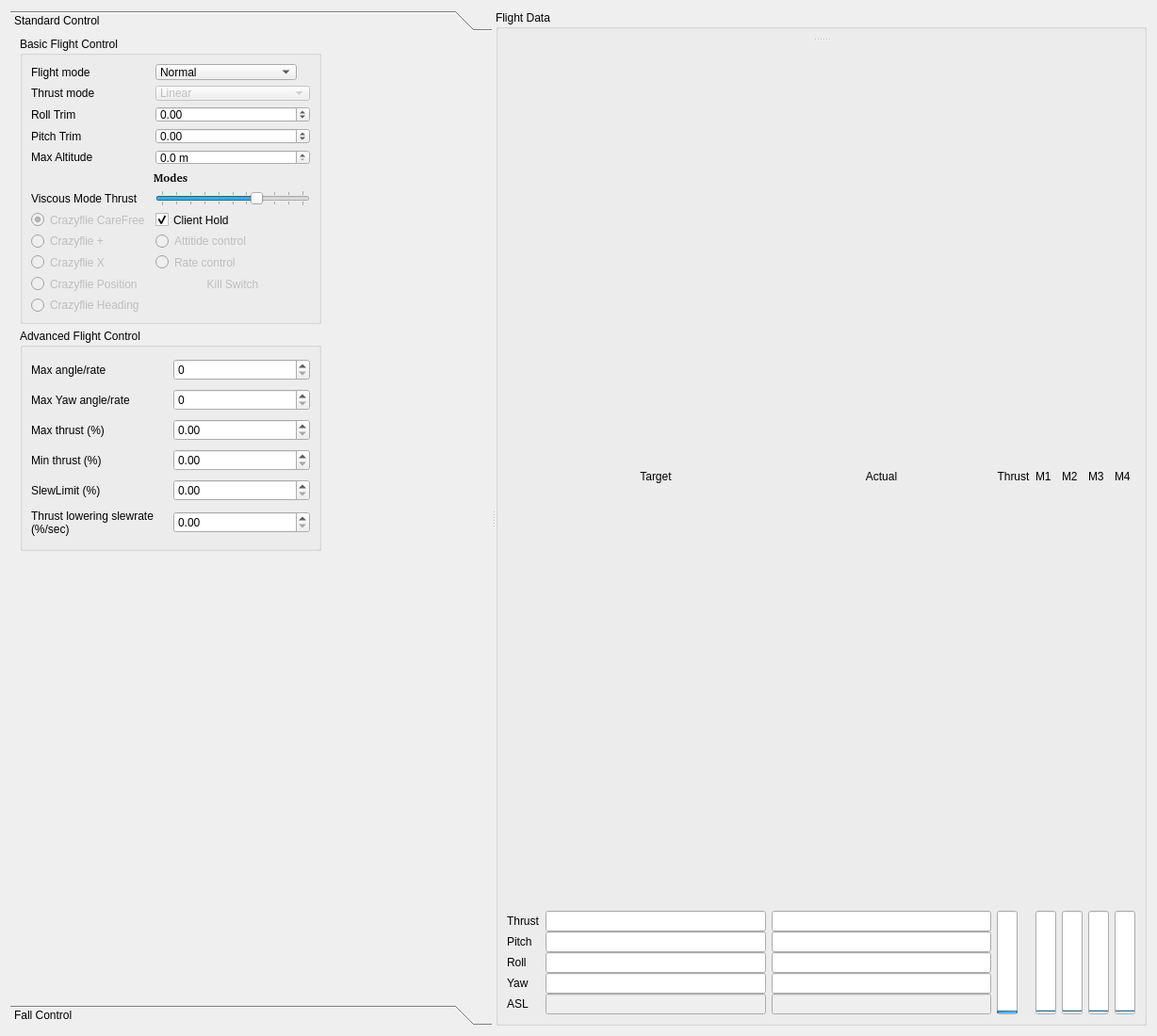
<?xml version="1.0" encoding="UTF-8"?>
<ui version="4.0">
 <class>Form</class>
 <widget class="QWidget" name="Form">
  <property name="geometry">
   <rect>
    <x>0</x>
    <y>0</y>
    <width>1228</width>
    <height>1100</height>
   </rect>
  </property>
  <property name="windowTitle">
   <string>Form</string>
  </property>
  <layout class="QHBoxLayout" name="horizontalLayout">
   <item>
    <widget class="QSplitter" name="splitter_2">
     <property name="orientation">
      <enum>Qt::Horizontal</enum>
     </property>
     <widget class="QWidget" name="layoutWidget">
      <layout class="QVBoxLayout" name="verticalLayout">
       <property name="sizeConstraint">
        <enum>QLayout::SetNoConstraint</enum>
       </property>
       <item>
        <widget class="QToolBox" name="toolBox">
         <property name="sizePolicy">
          <sizepolicy hsizetype="Minimum" vsizetype="Preferred">
           <horstretch>0</horstretch>
           <verstretch>0</verstretch>
          </sizepolicy>
         </property>
         <property name="minimumSize">
          <size>
           <width>325</width>
           <height>0</height>
          </size>
         </property>
         <property name="maximumSize">
          <size>
           <width>16777215</width>
           <height>16777215</height>
          </size>
         </property>
         <property name="currentIndex">
          <number>0</number>
         </property>
         <widget class="QWidget" name="page_3">
          <property name="geometry">
           <rect>
            <x>0</x>
            <y>0</y>
            <width>464</width>
            <height>1018</height>
           </rect>
          </property>
          <attribute name="label">
           <string>Standard Control</string>
          </attribute>
          <widget class="QGroupBox" name="groupBox_2">
           <property name="geometry">
            <rect>
             <x>10</x>
             <y>0</y>
             <width>320</width>
             <height>305</height>
            </rect>
           </property>
           <property name="sizePolicy">
            <sizepolicy hsizetype="Fixed" vsizetype="Minimum">
             <horstretch>0</horstretch>
             <verstretch>0</verstretch>
            </sizepolicy>
           </property>
           <property name="minimumSize">
            <size>
             <width>320</width>
             <height>0</height>
            </size>
           </property>
           <property name="maximumSize">
            <size>
             <width>320</width>
             <height>16777215</height>
            </size>
           </property>
           <property name="title">
            <string>Basic Flight Control</string>
           </property>
           <layout class="QHBoxLayout" name="horizontalLayout_3">
            <item>
             <layout class="QGridLayout" name="gridLayout_3">
              <item row="6" column="0" colspan="2">
               <widget class="QLabel" name="label_8">
                <property name="font">
                 <font>
                  <family>Droid Sans [unknown]</family>
                  <weight>75</weight>
                  <bold>true</bold>
                 </font>
                </property>
                <property name="text">
                 <string>Modes</string>
                </property>
                <property name="alignment">
                 <set>Qt::AlignCenter</set>
                </property>
               </widget>
              </item>
              <item row="1" column="1">
               <widget class="QComboBox" name="flightModeCombo">
                <property name="minimumSize">
                 <size>
                  <width>150</width>
                  <height>0</height>
                 </size>
                </property>
                <property name="maximumSize">
                 <size>
                  <width>150</width>
                  <height>16777215</height>
                 </size>
                </property>
                <property name="toolTip">
                 <string>&lt;html&gt;&lt;head/&gt;&lt;body&gt;&lt;p&gt;Select what flightmode to use:&lt;/p&gt;&lt;p&gt; * Safe prevents crashing&lt;/p&gt;&lt;p&gt; * Crazy does not prevent crashing :)&lt;/p&gt;&lt;/body&gt;&lt;/html&gt;</string>
                </property>
                <property name="editable">
                 <bool>false</bool>
                </property>
                <property name="currentIndex">
                 <number>0</number>
                </property>
                <item>
                 <property name="text">
                  <string>Normal</string>
                 </property>
                </item>
                <item>
                 <property name="text">
                  <string>Advanced</string>
                 </property>
                </item>
               </widget>
              </item>
              <item row="0" column="1">
               <spacer name="verticalSpacer_3">
                <property name="orientation">
                 <enum>Qt::Vertical</enum>
                </property>
                <property name="sizeType">
                 <enum>QSizePolicy::Maximum</enum>
                </property>
                <property name="sizeHint" stdset="0">
                 <size>
                  <width>0</width>
                  <height>0</height>
                 </size>
                </property>
               </spacer>
              </item>
              <item row="2" column="0">
               <widget class="QLabel" name="label_5">
                <property name="text">
                 <string>Thrust mode</string>
                </property>
               </widget>
              </item>
              <item row="2" column="1">
               <widget class="QComboBox" name="thrustModeCombo">
                <property name="enabled">
                 <bool>false</bool>
                </property>
                <item>
                 <property name="text">
                  <string>Linear</string>
                 </property>
                </item>
                <item>
                 <property name="text">
                  <string>Quadratic</string>
                 </property>
                </item>
               </widget>
              </item>
              <item row="3" column="0">
               <widget class="QLabel" name="label_2">
                <property name="text">
                 <string>Roll Trim</string>
                </property>
               </widget>
              </item>
              <item row="3" column="1">
               <widget class="QDoubleSpinBox" name="targetCalRoll">
                <property name="minimum">
                 <double>-20.000000000000000</double>
                </property>
                <property name="maximum">
                 <double>20.000000000000000</double>
                </property>
                <property name="singleStep">
                 <double>0.010000000000000</double>
                </property>
               </widget>
              </item>
              <item row="4" column="1">
               <widget class="QDoubleSpinBox" name="targetCalPitch">
                <property name="minimum">
                 <double>-20.000000000000000</double>
                </property>
                <property name="maximum">
                 <double>20.000000000000000</double>
                </property>
                <property name="singleStep">
                 <double>0.200000000000000</double>
                </property>
               </widget>
              </item>
              <item row="4" column="0">
               <widget class="QLabel" name="label_3">
                <property name="text">
                 <string>Pitch Trim</string>
                </property>
               </widget>
              </item>
              <item row="1" column="0">
               <widget class="QLabel" name="label_4">
                <property name="minimumSize">
                 <size>
                  <width>100</width>
                  <height>0</height>
                 </size>
                </property>
                <property name="text">
                 <string>Flight mode</string>
                </property>
               </widget>
              </item>
              <item row="9" column="0">
               <widget class="QRadioButton" name="clientCareFreeModeRadio">
                <property name="enabled">
                 <bool>false</bool>
                </property>
                <property name="text">
                 <string>Crazyflie CareFree</string>
                </property>
                <property name="checked">
                 <bool>true</bool>
                </property>
                <attribute name="buttonGroup">
                 <string notr="true">buttonGroup</string>
                </attribute>
               </widget>
              </item>
              <item row="12" column="0">
               <widget class="QRadioButton" name="clientPositionModeRadio">
                <property name="enabled">
                 <bool>false</bool>
                </property>
                <property name="text">
                 <string>Crazyflie Position</string>
                </property>
                <attribute name="buttonGroup">
                 <string notr="true">buttonGroup</string>
                </attribute>
               </widget>
              </item>
              <item row="10" column="0">
               <widget class="QRadioButton" name="clientNormalModeRadio">
                <property name="enabled">
                 <bool>false</bool>
                </property>
                <property name="text">
                 <string>Crazyflie +</string>
                </property>
                <attribute name="buttonGroup">
                 <string notr="true">buttonGroup</string>
                </attribute>
               </widget>
              </item>
              <item row="11" column="0">
               <widget class="QRadioButton" name="clientXModeRadio">
                <property name="enabled">
                 <bool>false</bool>
                </property>
                <property name="text">
                 <string>Crazyflie X</string>
                </property>
                <attribute name="buttonGroup">
                 <string notr="true">buttonGroup</string>
                </attribute>
               </widget>
              </item>
              <item row="11" column="1">
               <widget class="QRadioButton" name="ratePidRadioButton">
                <property name="enabled">
                 <bool>false</bool>
                </property>
                <property name="text">
                 <string>Rate control</string>
                </property>
               </widget>
              </item>
              <item row="9" column="1">
               <widget class="QCheckBox" name="clientHoldModeCheckbox">
                <property name="text">
                 <string>Client Hold</string>
                </property>
                <property name="checked">
                 <bool>true</bool>
                </property>
               </widget>
              </item>
              <item row="12" column="1">
               <widget class="QLabel" name="emergency_stop_label">
                <property name="enabled">
                 <bool>false</bool>
                </property>
                <property name="layoutDirection">
                 <enum>Qt::LeftToRight</enum>
                </property>
                <property name="text">
                 <string>Kill Switch</string>
                </property>
                <property name="alignment">
                 <set>Qt::AlignCenter</set>
                </property>
               </widget>
              </item>
              <item row="10" column="1">
               <widget class="QRadioButton" name="angularPidRadioButton">
                <property name="enabled">
                 <bool>false</bool>
                </property>
                <property name="text">
                 <string>Attitide control</string>
                </property>
                <property name="checked">
                 <bool>false</bool>
                </property>
               </widget>
              </item>
              <item row="5" column="0">
               <widget class="QLabel" name="maxAltitudeLabel">
                <property name="text">
                 <string>Max Altitude</string>
                </property>
               </widget>
              </item>
              <item row="5" column="1">
               <widget class="QDoubleSpinBox" name="maxAltitude">
                <property name="suffix">
                 <string> m</string>
                </property>
                <property name="decimals">
                 <number>1</number>
                </property>
                <property name="maximum">
                 <double>12.000000000000000</double>
                </property>
                <property name="singleStep">
                 <double>0.500000000000000</double>
                </property>
               </widget>
              </item>
              <item row="13" column="0">
               <widget class="QRadioButton" name="clientHeadingModeRadio">
                <property name="enabled">
                 <bool>false</bool>
                </property>
                <property name="text">
                 <string>Crazyflie Heading</string>
                </property>
                <attribute name="buttonGroup">
                 <string notr="true">buttonGroup</string>
                </attribute>
               </widget>
              </item>
              <item row="7" column="0">
               <widget class="QLabel" name="label_10">
                <property name="text">
                 <string>Viscous Mode Thrust</string>
                </property>
               </widget>
              </item>
              <item row="7" column="1">
               <widget class="QSlider" name="viscousModeSlider">
                <property name="toolTip">
                 <string/>
                </property>
                <property name="maximum">
                 <number>100</number>
                </property>
                <property name="sliderPosition">
                 <number>67</number>
                </property>
                <property name="orientation">
                 <enum>Qt::Horizontal</enum>
                </property>
                <property name="tickPosition">
                 <enum>QSlider::TicksBothSides</enum>
                </property>
               </widget>
              </item>
             </layout>
            </item>
           </layout>
          </widget>
          <widget class="QGroupBox" name="groupBox_3">
           <property name="geometry">
            <rect>
             <x>10</x>
             <y>310</y>
             <width>320</width>
             <height>236</height>
            </rect>
           </property>
           <property name="sizePolicy">
            <sizepolicy hsizetype="Fixed" vsizetype="Minimum">
             <horstretch>0</horstretch>
             <verstretch>0</verstretch>
            </sizepolicy>
           </property>
           <property name="minimumSize">
            <size>
             <width>320</width>
             <height>0</height>
            </size>
           </property>
           <property name="maximumSize">
            <size>
             <width>320</width>
             <height>16777215</height>
            </size>
           </property>
           <property name="title">
            <string>Advanced Flight Control</string>
           </property>
           <layout class="QHBoxLayout" name="horizontalLayout_4">
            <item>
             <layout class="QGridLayout" name="gridLayout_4">
              <item row="2" column="0">
               <widget class="QLabel" name="label_9">
                <property name="text">
                 <string>Max thrust (%)</string>
                </property>
               </widget>
              </item>
              <item row="0" column="0">
               <widget class="QLabel" name="label_7">
                <property name="layoutDirection">
                 <enum>Qt::LeftToRight</enum>
                </property>
                <property name="text">
                 <string>Max angle/rate</string>
                </property>
               </widget>
              </item>
              <item row="3" column="0">
               <widget class="QLabel" name="label">
                <property name="text">
                 <string>Min thrust (%)</string>
                </property>
               </widget>
              </item>
              <item row="5" column="0">
               <widget class="QLabel" name="label_26">
                <property name="text">
                 <string>Thrust lowering slewrate (%/sec)</string>
                </property>
                <property name="wordWrap">
                 <bool>true</bool>
                </property>
               </widget>
              </item>
              <item row="4" column="0">
               <widget class="QLabel" name="label_31">
                <property name="text">
                 <string>SlewLimit (%)</string>
                </property>
               </widget>
              </item>
              <item row="1" column="0">
               <widget class="QLabel" name="label_32">
                <property name="text">
                 <string>Max Yaw angle/rate</string>
                </property>
               </widget>
              </item>
              <item row="2" column="1">
               <widget class="QDoubleSpinBox" name="maxThrust"/>
              </item>
              <item row="3" column="1">
               <widget class="QDoubleSpinBox" name="minThrust"/>
              </item>
              <item row="4" column="1">
               <widget class="QDoubleSpinBox" name="slewEnableLimit"/>
              </item>
              <item row="5" column="1">
               <widget class="QDoubleSpinBox" name="thrustLoweringSlewRateLimit"/>
              </item>
              <item row="1" column="1">
               <widget class="QSpinBox" name="maxYawRate">
                <property name="minimum">
                 <number>0</number>
                </property>
                <property name="maximum">
                 <number>500</number>
                </property>
                <property name="value">
                 <number>0</number>
                </property>
               </widget>
              </item>
              <item row="0" column="1">
               <widget class="QSpinBox" name="maxAngle">
                <property name="minimum">
                 <number>0</number>
                </property>
                <property name="maximum">
                 <number>500</number>
                </property>
                <property name="value">
                 <number>0</number>
                </property>
               </widget>
              </item>
             </layout>
            </item>
           </layout>
          </widget>
         </widget>
         <widget class="QWidget" name="page_4">
          <property name="geometry">
           <rect>
            <x>0</x>
            <y>0</y>
            <width>464</width>
            <height>1018</height>
           </rect>
          </property>
          <attribute name="label">
           <string>Fall Control</string>
          </attribute>
          <widget class="QGroupBox" name="groupBox_4">
           <property name="geometry">
            <rect>
             <x>0</x>
             <y>10</y>
             <width>460</width>
             <height>281</height>
            </rect>
           </property>
           <property name="title">
            <string>Free Fall Detection and Recovery</string>
           </property>
           <widget class="QWidget" name="layoutWidget_2">
            <property name="geometry">
             <rect>
              <x>10</x>
              <y>20</y>
              <width>291</width>
              <height>261</height>
             </rect>
            </property>
            <layout class="QGridLayout" name="gridLayout_6">
             <property name="sizeConstraint">
              <enum>QLayout::SetMinimumSize</enum>
             </property>
             <property name="rightMargin">
              <number>0</number>
             </property>
             <property name="spacing">
              <number>0</number>
             </property>
             <item row="3" column="0">
              <widget class="QPushButton" name="pushButton_plot">
               <property name="sizePolicy">
                <sizepolicy hsizetype="Fixed" vsizetype="Fixed">
                 <horstretch>0</horstretch>
                 <verstretch>0</verstretch>
                </sizepolicy>
               </property>
               <property name="text">
                <string>Plot</string>
               </property>
              </widget>
             </item>
             <item row="0" column="0">
              <widget class="QCheckBox" name="checkBox_ffd">
               <property name="sizePolicy">
                <sizepolicy hsizetype="Fixed" vsizetype="Fixed">
                 <horstretch>0</horstretch>
                 <verstretch>0</verstretch>
                </sizepolicy>
               </property>
               <property name="text">
                <string>Fall detection</string>
               </property>
               <property name="checked">
                <bool>true</bool>
               </property>
              </widget>
             </item>
             <item row="0" column="1">
              <widget class="QCheckBox" name="checkBox_crash">
               <property name="sizePolicy">
                <sizepolicy hsizetype="Fixed" vsizetype="Fixed">
                 <horstretch>0</horstretch>
                 <verstretch>0</verstretch>
                </sizepolicy>
               </property>
               <property name="text">
                <string>Land Detection</string>
               </property>
               <property name="checked">
                <bool>true</bool>
               </property>
              </widget>
             </item>
             <item row="5" column="1">
              <widget class="QDoubleSpinBox" name="doubleSpinBox_ff_falloff">
               <property name="sizePolicy">
                <sizepolicy hsizetype="Fixed" vsizetype="Fixed">
                 <horstretch>0</horstretch>
                 <verstretch>0</verstretch>
                </sizepolicy>
               </property>
               <property name="minimum">
                <double>0.010000000000000</double>
               </property>
               <property name="maximum">
                <double>10.000000000000000</double>
               </property>
               <property name="value">
                <double>1.000000000000000</double>
               </property>
              </widget>
             </item>
             <item row="4" column="1">
              <widget class="QDoubleSpinBox" name="doubleSpinBox_ff_time">
               <property name="sizePolicy">
                <sizepolicy hsizetype="Fixed" vsizetype="Fixed">
                 <horstretch>0</horstretch>
                 <verstretch>0</verstretch>
                </sizepolicy>
               </property>
               <property name="suffix">
                <string> s</string>
               </property>
               <property name="minimum">
                <double>0.000000000000000</double>
               </property>
               <property name="maximum">
                <double>10.000000000000000</double>
               </property>
               <property name="singleStep">
                <double>0.100000000000000</double>
               </property>
               <property name="value">
                <double>1.000000000000000</double>
               </property>
              </widget>
             </item>
             <item row="7" column="0">
              <widget class="QLabel" name="label_ff1">
               <property name="sizePolicy">
                <sizepolicy hsizetype="Fixed" vsizetype="Fixed">
                 <horstretch>0</horstretch>
                 <verstretch>0</verstretch>
                </sizepolicy>
               </property>
               <property name="text">
                <string>Min Thrust</string>
               </property>
              </widget>
             </item>
             <item row="7" column="1">
              <widget class="QDoubleSpinBox" name="doubleSpinBox_ff_min">
               <property name="sizePolicy">
                <sizepolicy hsizetype="Fixed" vsizetype="Fixed">
                 <horstretch>0</horstretch>
                 <verstretch>0</verstretch>
                </sizepolicy>
               </property>
               <property name="suffix">
                <string>%</string>
               </property>
               <property name="singleStep">
                <double>1.000000000000000</double>
               </property>
               <property name="value">
                <double>50.000000000000000</double>
               </property>
              </widget>
             </item>
             <item row="2" column="0">
              <widget class="QPushButton" name="pushButton_ff">
               <property name="sizePolicy">
                <sizepolicy hsizetype="Fixed" vsizetype="Fixed">
                 <horstretch>0</horstretch>
                 <verstretch>0</verstretch>
                </sizepolicy>
               </property>
               <property name="minimumSize">
                <size>
                 <width>0</width>
                 <height>0</height>
                </size>
               </property>
               <property name="text">
                <string>FreeFall</string>
               </property>
              </widget>
             </item>
             <item row="4" column="0">
              <widget class="QLabel" name="label_ff2">
               <property name="sizePolicy">
                <sizepolicy hsizetype="Fixed" vsizetype="Fixed">
                 <horstretch>0</horstretch>
                 <verstretch>0</verstretch>
                </sizepolicy>
               </property>
               <property name="text">
                <string>Time</string>
               </property>
              </widget>
             </item>
             <item row="1" column="1">
              <widget class="QCheckBox" name="checkBox_ffr">
               <property name="sizePolicy">
                <sizepolicy hsizetype="Fixed" vsizetype="Fixed">
                 <horstretch>0</horstretch>
                 <verstretch>0</verstretch>
                </sizepolicy>
               </property>
               <property name="text">
                <string>Recovery</string>
               </property>
               <property name="checked">
                <bool>true</bool>
               </property>
              </widget>
             </item>
             <item row="1" column="0">
              <widget class="QCheckBox" name="checkBox_debug">
               <property name="sizePolicy">
                <sizepolicy hsizetype="Fixed" vsizetype="Fixed">
                 <horstretch>0</horstretch>
                 <verstretch>0</verstretch>
                </sizepolicy>
               </property>
               <property name="text">
                <string>Settings &amp; Debug</string>
               </property>
               <property name="checked">
                <bool>true</bool>
               </property>
              </widget>
             </item>
             <item row="2" column="1">
              <widget class="QPushButton" name="pushButton_crash">
               <property name="sizePolicy">
                <sizepolicy hsizetype="Fixed" vsizetype="Fixed">
                 <horstretch>0</horstretch>
                 <verstretch>0</verstretch>
                </sizepolicy>
               </property>
               <property name="minimumSize">
                <size>
                 <width>0</width>
                 <height>0</height>
                </size>
               </property>
               <property name="text">
                <string>FakeCrash</string>
               </property>
              </widget>
             </item>
             <item row="5" column="0">
              <widget class="QLabel" name="label_ff4">
               <property name="sizePolicy">
                <sizepolicy hsizetype="Fixed" vsizetype="Fixed">
                 <horstretch>0</horstretch>
                 <verstretch>0</verstretch>
                </sizepolicy>
               </property>
               <property name="text">
                <string>Falloff</string>
               </property>
              </widget>
             </item>
             <item row="8" column="0">
              <widget class="QLabel" name="label_ff3">
               <property name="sizePolicy">
                <sizepolicy hsizetype="Fixed" vsizetype="Fixed">
                 <horstretch>0</horstretch>
                 <verstretch>0</verstretch>
                </sizepolicy>
               </property>
               <property name="text">
                <string>Max Thrust</string>
               </property>
              </widget>
             </item>
             <item row="8" column="1">
              <widget class="QDoubleSpinBox" name="doubleSpinBox_ff_max">
               <property name="sizePolicy">
                <sizepolicy hsizetype="Fixed" vsizetype="Fixed">
                 <horstretch>0</horstretch>
                 <verstretch>0</verstretch>
                </sizepolicy>
               </property>
               <property name="suffix">
                <string>%</string>
               </property>
               <property name="singleStep">
                <double>1.000000000000000</double>
               </property>
               <property name="value">
                <double>80.000000000000000</double>
               </property>
              </widget>
             </item>
             <item row="3" column="1">
              <widget class="QCheckBox" name="checkBox_ffbaro">
               <property name="enabled">
                <bool>false</bool>
               </property>
               <property name="sizePolicy">
                <sizepolicy hsizetype="Fixed" vsizetype="Fixed">
                 <horstretch>0</horstretch>
                 <verstretch>0</verstretch>
                </sizepolicy>
               </property>
               <property name="text">
                <string>Barometer</string>
               </property>
              </widget>
             </item>
            </layout>
           </widget>
          </widget>
         </widget>
        </widget>
       </item>
      </layout>
     </widget>
     <widget class="QWidget" name="layoutWidget">
      <layout class="QHBoxLayout" name="horizontalLayout_2">
       <property name="sizeConstraint">
        <enum>QLayout::SetDefaultConstraint</enum>
       </property>
       <item>
        <widget class="QGroupBox" name="groupBox">
         <property name="sizePolicy">
          <sizepolicy hsizetype="Preferred" vsizetype="Preferred">
           <horstretch>2</horstretch>
           <verstretch>0</verstretch>
          </sizepolicy>
         </property>
         <property name="title">
          <string>Flight Data</string>
         </property>
         <layout class="QGridLayout" name="gridLayout">
          <item row="0" column="0">
           <widget class="QSplitter" name="splitter">
            <property name="orientation">
             <enum>Qt::Vertical</enum>
            </property>
            <widget class="QWidget" name="layoutWidget">
             <layout class="QVBoxLayout" name="verticalLayout_4">
              <item>
               <layout class="QHBoxLayout" name="horizontalLayout_5"/>
              </item>
             </layout>
            </widget>
            <widget class="QWidget" name="layoutWidget">
             <layout class="QGridLayout" name="gridLayout_5" rowstretch="0,3,3,3,3,3" rowminimumheight="1,1,1,1,1,1">
              <property name="sizeConstraint">
               <enum>QLayout::SetMinimumSize</enum>
              </property>
              <property name="horizontalSpacing">
               <number>6</number>
              </property>
              <property name="verticalSpacing">
               <number>0</number>
              </property>
              <item row="5" column="0">
               <widget class="QLabel" name="label_17">
                <property name="text">
                 <string>ASL</string>
                </property>
               </widget>
              </item>
              <item row="2" column="4">
               <widget class="QLineEdit" name="actualPitch"/>
              </item>
              <item row="1" column="8" rowspan="5">
               <widget class="QProgressBar" name="actualM1">
                <property name="maximum">
                 <number>65535</number>
                </property>
                <property name="value">
                 <number>0</number>
                </property>
                <property name="orientation">
                 <enum>Qt::Vertical</enum>
                </property>
               </widget>
              </item>
              <item row="1" column="10" rowspan="5">
               <widget class="QProgressBar" name="actualM3">
                <property name="maximum">
                 <number>65535</number>
                </property>
                <property name="value">
                 <number>0</number>
                </property>
                <property name="orientation">
                 <enum>Qt::Vertical</enum>
                </property>
               </widget>
              </item>
              <item row="0" column="6">
               <widget class="QLabel" name="label_6">
                <property name="text">
                 <string>Thrust</string>
                </property>
                <property name="alignment">
                 <set>Qt::AlignCenter</set>
                </property>
               </widget>
              </item>
              <item row="5" column="4">
               <widget class="QLineEdit" name="actualASL">
                <property name="enabled">
                 <bool>false</bool>
                </property>
                <property name="text">
                 <string/>
                </property>
               </widget>
              </item>
              <item row="0" column="2">
               <widget class="QLabel" name="label_14">
                <property name="text">
                 <string>Target</string>
                </property>
                <property name="alignment">
                 <set>Qt::AlignCenter</set>
                </property>
               </widget>
              </item>
              <item row="3" column="2">
               <widget class="QLineEdit" name="targetRoll"/>
              </item>
              <item row="1" column="6" rowspan="5">
               <widget class="QProgressBar" name="thrustProgress">
                <property name="sizePolicy">
                 <sizepolicy hsizetype="Maximum" vsizetype="Expanding">
                  <horstretch>0</horstretch>
                  <verstretch>0</verstretch>
                 </sizepolicy>
                </property>
                <property name="sizeIncrement">
                 <size>
                  <width>0</width>
                  <height>0</height>
                 </size>
                </property>
                <property name="maximum">
                 <number>65600</number>
                </property>
                <property name="value">
                 <number>24</number>
                </property>
                <property name="alignment">
                 <set>Qt::AlignCenter</set>
                </property>
                <property name="orientation">
                 <enum>Qt::Vertical</enum>
                </property>
                <property name="invertedAppearance">
                 <bool>false</bool>
                </property>
               </widget>
              </item>
              <item row="1" column="0">
               <widget class="QLabel" name="label_16">
                <property name="text">
                 <string>Thrust</string>
                </property>
               </widget>
              </item>
              <item row="0" column="8">
               <widget class="QLabel" name="M1label">
                <property name="text">
                 <string>M1</string>
                </property>
               </widget>
              </item>
              <item row="3" column="0">
               <widget class="QLabel" name="label_12">
                <property name="text">
                 <string>Roll</string>
                </property>
               </widget>
              </item>
              <item row="0" column="10">
               <widget class="QLabel" name="M3label">
                <property name="text">
                 <string>M3</string>
                </property>
               </widget>
              </item>
              <item row="4" column="2">
               <widget class="QLineEdit" name="targetYaw"/>
              </item>
              <item row="1" column="9" rowspan="5">
               <widget class="QProgressBar" name="actualM2">
                <property name="maximum">
                 <number>65535</number>
                </property>
                <property name="value">
                 <number>0</number>
                </property>
                <property name="orientation">
                 <enum>Qt::Vertical</enum>
                </property>
               </widget>
              </item>
              <item row="2" column="2">
               <widget class="QLineEdit" name="targetPitch"/>
              </item>
              <item row="2" column="0">
               <widget class="QLabel" name="label_11">
                <property name="text">
                 <string>Pitch</string>
                </property>
               </widget>
              </item>
              <item row="0" column="4">
               <widget class="QLabel" name="label_15">
                <property name="text">
                 <string>Actual</string>
                </property>
                <property name="alignment">
                 <set>Qt::AlignCenter</set>
                </property>
               </widget>
              </item>
              <item row="4" column="4">
               <widget class="QLineEdit" name="actualYaw"/>
              </item>
              <item row="0" column="9">
               <widget class="QLabel" name="M2label">
                <property name="text">
                 <string>M2</string>
                </property>
               </widget>
              </item>
              <item row="1" column="11" rowspan="5">
               <widget class="QProgressBar" name="actualM4">
                <property name="maximum">
                 <number>65535</number>
                </property>
                <property name="value">
                 <number>0</number>
                </property>
                <property name="orientation">
                 <enum>Qt::Vertical</enum>
                </property>
               </widget>
              </item>
              <item row="1" column="2">
               <widget class="QLineEdit" name="targetThrust"/>
              </item>
              <item row="0" column="11">
               <widget class="QLabel" name="M4label">
                <property name="text">
                 <string>M4</string>
                </property>
               </widget>
              </item>
              <item row="1" column="4">
               <widget class="QLineEdit" name="actualThrust"/>
              </item>
              <item row="0" column="12" rowspan="6">
               <layout class="QGridLayout" name="gridLayout_7"/>
              </item>
              <item row="4" column="0">
               <widget class="QLabel" name="label_13">
                <property name="text">
                 <string>Yaw</string>
                </property>
               </widget>
              </item>
              <item row="3" column="4">
               <widget class="QLineEdit" name="actualRoll"/>
              </item>
              <item row="5" column="2">
               <widget class="QLineEdit" name="targetASL">
                <property name="enabled">
                 <bool>false</bool>
                </property>
                <property name="text">
                 <string/>
                </property>
               </widget>
              </item>
             </layout>
            </widget>
           </widget>
          </item>
         </layout>
        </widget>
       </item>
      </layout>
     </widget>
    </widget>
   </item>
  </layout>
 </widget>
 <resources/>
 <connections/>
 <buttongroups>
  <buttongroup name="buttonGroup"/>
 </buttongroups>
</ui>
